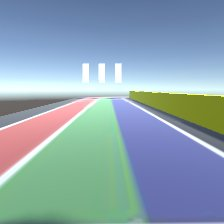
#> input picture Project_Beta/Robot1/data_interactive/latest_RGB_a.jpg, 224 x 224 px
$ python -i perception_Lane.py   (imports and definitions only)
#> lines starting #> are read from the running program, lines starting #| are printed output that depends on the picture; after the words box and inside, x2 and y2 are one past the last pixel; in counts of white or black regions, pixels touching at a corner belong together
# perception_Lane.py
# Red-lane perception: compute lateral deviation, heading angle, confidence.
# Debug-friendly: run on a specified JPG once and print the result.

from dataclasses import dataclass
from PIL import Image
import cv2, numpy as np, os, argparse
import csv, glob

@dataclass
class LaneObs:
    ok: bool
    lateral: float      # -1..1 (left negative)
    heading_deg: float  # lane direction in degrees (left negative-ish depending on camera)
    confidence: float   # 0..1 (mask area ratio)

# === HSV ranges for RED (two ranges due to hue wrap) ===
# tweak if your lighting differs
RED1_LO, RED1_HI = (0, 80, 60),   (10, 255, 255)
RED2_LO, RED2_HI = (170, 80, 60), (180, 255, 255)

# === ROI (relative heights) ===
ROI_TOP_FRAC  = 0.45
ROI_BOT_FRAC  = 0.90

# === Debug output ===
# Go up one folder from "rule_based_algorithms" to project root
project_root = os.path.dirname(os.path.dirname(__file__))

# Always save debug images here:
DEBUG_DIR = os.path.join(project_root, "debug")
# [1 line not run here, left out]


def _make_red_mask(hsv_roi: np.ndarray) -> np.ndarray:
    m1 = cv2.inRange(hsv_roi, np.array(RED1_LO), np.array(RED1_HI))
    m2 = cv2.inRange(hsv_roi, np.array(RED2_LO), np.array(RED2_HI))
    mask = cv2.bitwise_or(m1, m2)
    mask = cv2.morphologyEx(mask, cv2.MORPH_OPEN, np.ones((5,5), np.uint8))
    mask = cv2.morphologyEx(mask, cv2.MORPH_CLOSE, np.ones((5,5), np.uint8))
    return mask

# [100 lines left out: functions detect_from_pil, _save_debug, not called in this run]


def _fit_line_heading_deg(pts):
    # cv2.fitLine returns small arrays; convert to pure Python floats to avoid FutureWarnings
    vx, vy, x0, y0 = cv2.fitLine(pts, cv2.DIST_L2, 0, 0.01, 0.01)
    vx = float(vx.ravel()[0]); vy = float(vy.ravel()[0])
    x0 = float(x0.ravel()[0]); y0 = float(y0.ravel()[0])
    heading_deg = float(np.degrees(np.arctan2(vy, vx)))
    return (vx, vy, x0, y0), heading_deg

def detect_from_pil(pil_img: Image.Image, save_debug: bool=False) -> LaneObs:
    # (unchanged until fit line)
#> called with save_debug = False
    bgr = cv2.cvtColor(np.array(pil_img), cv2.COLOR_RGB2BGR)
#> bgr is the input picture: shape (224, 224, 3); mean B, G, R 176.5, 164.9, 140.5
    h, w, _ = bgr.shape
#> h = 224; w = 224
    roi_top = int(h * ROI_TOP_FRAC)
#> roi_top = 100
    roi_bot = int(h * ROI_BOT_FRAC)
#> roi_bot = 201

    roi = bgr[roi_top:roi_bot, :]
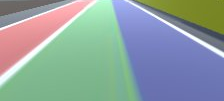
#> roi: shape (101, 224, 3); mean B, G, R 159.3, 160.4, 141.9
    hsv = cv2.cvtColor(roi, cv2.COLOR_BGR2HSV)
#> hsv: shape (101, 224, 3); mean H, S, V 94.2, 84, 189

    mask = _make_red_mask(hsv)
#> in _make_red_mask, `m1 = cv2.inRange(hsv_roi, np.array(RED1_LO), np.array(RED1_HI))`:
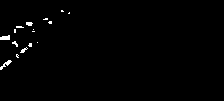
#> m1: shape (101, 224); 0.96% white in thin lines or dots, all inside (x1, y1, x2, y2) = (0, 10, 70, 70)
#> in _make_red_mask, `m2 = cv2.inRange(hsv_roi, np.array(RED2_LO), np.array(RED2_HI))`:
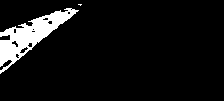
#> m2: shape (101, 224); 7.4% white; 2 white regions (1 under 20 px), largest, box (x1, y1, x2, y2) and area: (0, 8, 79, 74) 1677
#> in _make_red_mask, `mask = cv2.bitwise_or(m1, m2)`:
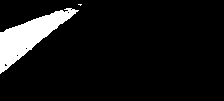
#> mask: shape (101, 224); 8.4% white; 2 white regions (1 under 20 px), largest, box (x1, y1, x2, y2) and area: (0, 8, 79, 74) 1894
#> in _make_red_mask, `mask = cv2.morphologyEx(mask, cv2.MORPH_OPEN, np.ones((5,5), np.uint8))`:
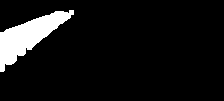
#> mask: shape (101, 224); 8% white; 1 white region, box (x1, y1, x2, y2) and area: (0, 10, 74, 72) 1812
#> in _make_red_mask, `mask = cv2.morphologyEx(mask, cv2.MORPH_CLOSE, np.ones((5,5), np.uint8))`: mask: shape (101, 224); 8% white; 1 white region, box (x1, y1, x2, y2) and area: (0, 10, 74, 72) 1817
    M = cv2.moments(mask)
#> M = moments, m00 463335, centre m10/m00, m01/m00 = (27.82, 35.75)
    area = M["m00"]
#> area = 463335

    conf = 0.0 if area <= 0 else float(min(1.0, area / (mask.size * 0.15)))
#> conf = 1

    if area < 1000:
        if save_debug:
            _save_debug(bgr, w, roi_top, roi_bot, None, None, mask)
        return LaneObs(False, 0.0, 0.0, conf)

    cx = M["m10"] / area
#> cx = 27.82
    lateral = (cx - (w/2)) / (w/2)
#> lateral = -0.752

    pts = cv2.findNonZero(mask)
#> pts = contour of 1817 points, box (x1, y1, x2, y2) (0, 10, 74, 72), area 679
    fit, heading_deg = _fit_line_heading_deg(pts)
#> in _fit_line_heading_deg, `vx, vy, x0, y0 = cv2.fitLine(pts, cv2.DIST_L2, 0, 0.01, 0.01)`: vx = [0.832]; vy = [-0.555]; x0 = [27.82]; y0 = [35.75]
#> in _fit_line_heading_deg, `vx = float(vx.ravel()[0])`: vx = 0.832
#> in _fit_line_heading_deg, `vy = float(vy.ravel()[0])`: vy = -0.555
#> in _fit_line_heading_deg, `x0 = float(x0.ravel()[0])`: x0 = 27.82
#> in _fit_line_heading_deg, `y0 = float(y0.ravel()[0])`: y0 = 35.75
#> in _fit_line_heading_deg, `heading_deg = float(np.degrees(np.arctan2(vy, vx)))`: heading_deg = -33.7
#> fit = (0.832, -0.555, 27.82, 35.75); heading_deg = -33.7

    if save_debug:
        # estimate cy for the marker (mean of ROI y in pts)
        cy_roi = float(pts[:,:,1].mean()) if pts is not None else (roi_bot - roi_top) * 0.5
        _save_debug(bgr, w, roi_top, roi_bot, (cx, roi_top + cy_roi), fit, mask)

    return LaneObs(True, float(lateral), heading_deg, conf)

# [43 lines left out: functions _iter_images, run_batch, main, not called in this run]

# [2 lines not run here, left out]

>>> import cv2
>>> picture = cv2.cvtColor(cv2.imread('../Robot1/data_interactive/latest_RGB_a.jpg'), cv2.COLOR_BGR2RGB)
>>> result = detect_from_pil(picture)
